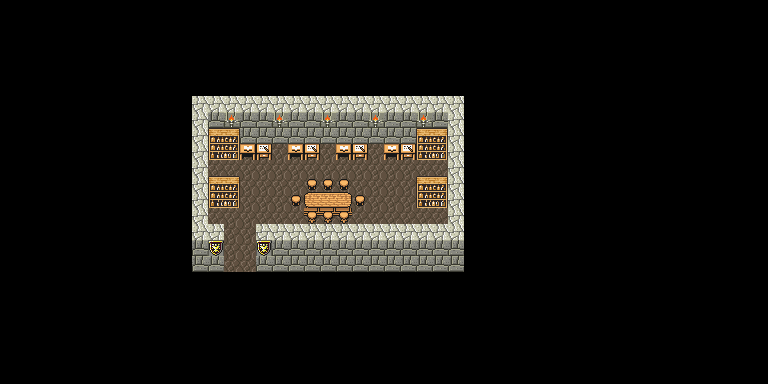

The image is a tile-based game level rendered from a .tmx file. Its description and source (layers, tilesets, objects; grid data summarised) follow:
An orthogonal 48x24 tile map with 16x16 px tiles, 3 tile layers (Background, Foreground, Top), 2 tilesets and 1 object (002_castle_hall).

<map version="1.0" orientation="orthogonal" width="48" height="24" tilewidth="16" tileheight="16">
 <tileset firstgid="1" name="castle_hall" tilewidth="16" tileheight="16">
  <image source="spritesheets/castle_hall.png" trans="ff00ff" width="464" height="432" />
 </tileset>
 <tileset firstgid="784" name="inn" tilewidth="16" tileheight="16">
  <image source="spritesheets/inn.png" trans="ff00ff" width="336" height="352" />
 </tileset>
 <layer name="Background" width="48" height="24">
  <data>[1152 cells, 81 non-empty, 4 distinct tile ids]</data>
 </layer>
 <layer name="Foreground" width="48" height="24">
  <data>[1152 cells, 129 non-empty, 13 distinct tile ids]</data>
 </layer>
 <layer name="Top" width="48" height="24">
  <data>[1152 cells, 0 non-empty, 0 distinct tile ids]</data>
 </layer>
 <objectgroup name="Transition" width="48" height="24">
  <object name="002_castle_hall" x="225" y="255" width="32" height="15">
   <properties>
    <property name="cx" value="32" />
    <property name="cy" value="640" />
    <property name="d" value="1" />
    <property name="x" value="288" />
    <property name="y" value="160" />
   </properties>
  </object>
 </objectgroup>
 <objectgroup name="Collision" width="48" height="24" />
 <objectgroup name="NPC" width="48" height="24" />
</map>
